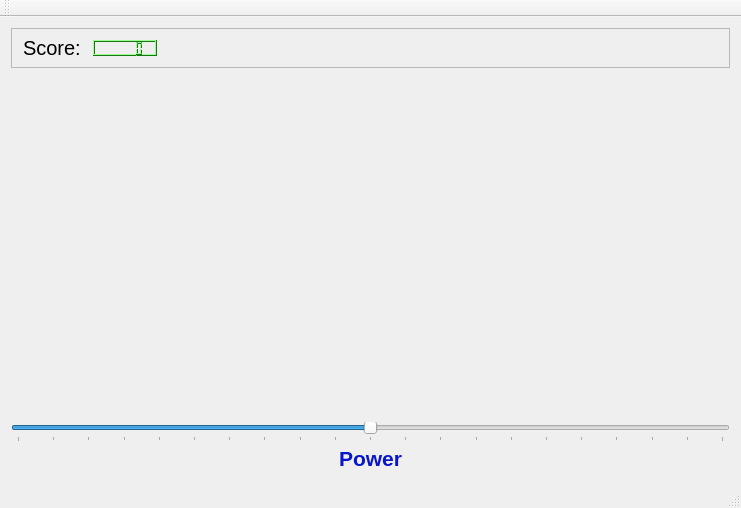
<?xml version="1.0" encoding="UTF-8"?>
<ui version="4.0">
 <class>MainWindow</class>
 <widget class="QMainWindow" name="MainWindow">
  <property name="geometry">
   <rect>
    <x>0</x>
    <y>0</y>
    <width>741</width>
    <height>508</height>
   </rect>
  </property>
  <property name="font">
   <font>
    <pointsize>15</pointsize>
   </font>
  </property>
  <property name="windowTitle">
   <string>MainWindow</string>
  </property>
  <widget class="QWidget" name="centralWidget">
   <layout class="QVBoxLayout" name="verticalLayout">
    <item>
     <widget class="QFrame" name="frame">
      <property name="maximumSize">
       <size>
        <width>16777215</width>
        <height>40</height>
       </size>
      </property>
      <property name="frameShape">
       <enum>QFrame::StyledPanel</enum>
      </property>
      <property name="frameShadow">
       <enum>QFrame::Raised</enum>
      </property>
      <layout class="QHBoxLayout" name="horizontalLayout">
       <item>
        <widget class="QLabel" name="scoreLabel">
         <property name="text">
          <string>Score: </string>
         </property>
        </widget>
       </item>
       <item>
        <widget class="QLCDNumber" name="scoreLCD">
         <property name="palette">
          <palette>
           <active>
            <colorrole role="WindowText">
             <brush brushstyle="SolidPattern">
              <color alpha="255">
               <red>0</red>
               <green>0</green>
               <blue>0</blue>
              </color>
             </brush>
            </colorrole>
            <colorrole role="Button">
             <brush brushstyle="SolidPattern">
              <color alpha="255">
               <red>49</red>
               <green>242</green>
               <blue>36</blue>
              </color>
             </brush>
            </colorrole>
            <colorrole role="Light">
             <brush brushstyle="SolidPattern">
              <color alpha="255">
               <red>153</red>
               <green>255</green>
               <blue>146</blue>
              </color>
             </brush>
            </colorrole>
            <colorrole role="Midlight">
             <brush brushstyle="SolidPattern">
              <color alpha="255">
               <red>101</red>
               <green>248</green>
               <blue>91</blue>
              </color>
             </brush>
            </colorrole>
            <colorrole role="Dark">
             <brush brushstyle="SolidPattern">
              <color alpha="255">
               <red>24</red>
               <green>121</green>
               <blue>18</blue>
              </color>
             </brush>
            </colorrole>
            <colorrole role="Mid">
             <brush brushstyle="SolidPattern">
              <color alpha="255">
               <red>32</red>
               <green>161</green>
               <blue>24</blue>
              </color>
             </brush>
            </colorrole>
            <colorrole role="Text">
             <brush brushstyle="SolidPattern">
              <color alpha="255">
               <red>0</red>
               <green>0</green>
               <blue>0</blue>
              </color>
             </brush>
            </colorrole>
            <colorrole role="BrightText">
             <brush brushstyle="SolidPattern">
              <color alpha="255">
               <red>255</red>
               <green>255</green>
               <blue>255</blue>
              </color>
             </brush>
            </colorrole>
            <colorrole role="ButtonText">
             <brush brushstyle="SolidPattern">
              <color alpha="255">
               <red>0</red>
               <green>0</green>
               <blue>0</blue>
              </color>
             </brush>
            </colorrole>
            <colorrole role="Base">
             <brush brushstyle="SolidPattern">
              <color alpha="255">
               <red>255</red>
               <green>255</green>
               <blue>255</blue>
              </color>
             </brush>
            </colorrole>
            <colorrole role="Window">
             <brush brushstyle="SolidPattern">
              <color alpha="255">
               <red>49</red>
               <green>242</green>
               <blue>36</blue>
              </color>
             </brush>
            </colorrole>
            <colorrole role="Shadow">
             <brush brushstyle="SolidPattern">
              <color alpha="255">
               <red>0</red>
               <green>0</green>
               <blue>0</blue>
              </color>
             </brush>
            </colorrole>
            <colorrole role="AlternateBase">
             <brush brushstyle="SolidPattern">
              <color alpha="255">
               <red>152</red>
               <green>248</green>
               <blue>145</blue>
              </color>
             </brush>
            </colorrole>
            <colorrole role="ToolTipBase">
             <brush brushstyle="SolidPattern">
              <color alpha="255">
               <red>255</red>
               <green>255</green>
               <blue>220</blue>
              </color>
             </brush>
            </colorrole>
            <colorrole role="ToolTipText">
             <brush brushstyle="SolidPattern">
              <color alpha="255">
               <red>0</red>
               <green>0</green>
               <blue>0</blue>
              </color>
             </brush>
            </colorrole>
           </active>
           <inactive>
            <colorrole role="WindowText">
             <brush brushstyle="SolidPattern">
              <color alpha="255">
               <red>0</red>
               <green>0</green>
               <blue>0</blue>
              </color>
             </brush>
            </colorrole>
            <colorrole role="Button">
             <brush brushstyle="SolidPattern">
              <color alpha="255">
               <red>49</red>
               <green>242</green>
               <blue>36</blue>
              </color>
             </brush>
            </colorrole>
            <colorrole role="Light">
             <brush brushstyle="SolidPattern">
              <color alpha="255">
               <red>153</red>
               <green>255</green>
               <blue>146</blue>
              </color>
             </brush>
            </colorrole>
            <colorrole role="Midlight">
             <brush brushstyle="SolidPattern">
              <color alpha="255">
               <red>101</red>
               <green>248</green>
               <blue>91</blue>
              </color>
             </brush>
            </colorrole>
            <colorrole role="Dark">
             <brush brushstyle="SolidPattern">
              <color alpha="255">
               <red>24</red>
               <green>121</green>
               <blue>18</blue>
              </color>
             </brush>
            </colorrole>
            <colorrole role="Mid">
             <brush brushstyle="SolidPattern">
              <color alpha="255">
               <red>32</red>
               <green>161</green>
               <blue>24</blue>
              </color>
             </brush>
            </colorrole>
            <colorrole role="Text">
             <brush brushstyle="SolidPattern">
              <color alpha="255">
               <red>0</red>
               <green>0</green>
               <blue>0</blue>
              </color>
             </brush>
            </colorrole>
            <colorrole role="BrightText">
             <brush brushstyle="SolidPattern">
              <color alpha="255">
               <red>255</red>
               <green>255</green>
               <blue>255</blue>
              </color>
             </brush>
            </colorrole>
            <colorrole role="ButtonText">
             <brush brushstyle="SolidPattern">
              <color alpha="255">
               <red>0</red>
               <green>0</green>
               <blue>0</blue>
              </color>
             </brush>
            </colorrole>
            <colorrole role="Base">
             <brush brushstyle="SolidPattern">
              <color alpha="255">
               <red>255</red>
               <green>255</green>
               <blue>255</blue>
              </color>
             </brush>
            </colorrole>
            <colorrole role="Window">
             <brush brushstyle="SolidPattern">
              <color alpha="255">
               <red>49</red>
               <green>242</green>
               <blue>36</blue>
              </color>
             </brush>
            </colorrole>
            <colorrole role="Shadow">
             <brush brushstyle="SolidPattern">
              <color alpha="255">
               <red>0</red>
               <green>0</green>
               <blue>0</blue>
              </color>
             </brush>
            </colorrole>
            <colorrole role="AlternateBase">
             <brush brushstyle="SolidPattern">
              <color alpha="255">
               <red>152</red>
               <green>248</green>
               <blue>145</blue>
              </color>
             </brush>
            </colorrole>
            <colorrole role="ToolTipBase">
             <brush brushstyle="SolidPattern">
              <color alpha="255">
               <red>255</red>
               <green>255</green>
               <blue>220</blue>
              </color>
             </brush>
            </colorrole>
            <colorrole role="ToolTipText">
             <brush brushstyle="SolidPattern">
              <color alpha="255">
               <red>0</red>
               <green>0</green>
               <blue>0</blue>
              </color>
             </brush>
            </colorrole>
           </inactive>
           <disabled>
            <colorrole role="WindowText">
             <brush brushstyle="SolidPattern">
              <color alpha="255">
               <red>24</red>
               <green>121</green>
               <blue>18</blue>
              </color>
             </brush>
            </colorrole>
            <colorrole role="Button">
             <brush brushstyle="SolidPattern">
              <color alpha="255">
               <red>49</red>
               <green>242</green>
               <blue>36</blue>
              </color>
             </brush>
            </colorrole>
            <colorrole role="Light">
             <brush brushstyle="SolidPattern">
              <color alpha="255">
               <red>153</red>
               <green>255</green>
               <blue>146</blue>
              </color>
             </brush>
            </colorrole>
            <colorrole role="Midlight">
             <brush brushstyle="SolidPattern">
              <color alpha="255">
               <red>101</red>
               <green>248</green>
               <blue>91</blue>
              </color>
             </brush>
            </colorrole>
            <colorrole role="Dark">
             <brush brushstyle="SolidPattern">
              <color alpha="255">
               <red>24</red>
               <green>121</green>
               <blue>18</blue>
              </color>
             </brush>
            </colorrole>
            <colorrole role="Mid">
             <brush brushstyle="SolidPattern">
              <color alpha="255">
               <red>32</red>
               <green>161</green>
               <blue>24</blue>
              </color>
             </brush>
            </colorrole>
            <colorrole role="Text">
             <brush brushstyle="SolidPattern">
              <color alpha="255">
               <red>24</red>
               <green>121</green>
               <blue>18</blue>
              </color>
             </brush>
            </colorrole>
            <colorrole role="BrightText">
             <brush brushstyle="SolidPattern">
              <color alpha="255">
               <red>255</red>
               <green>255</green>
               <blue>255</blue>
              </color>
             </brush>
            </colorrole>
            <colorrole role="ButtonText">
             <brush brushstyle="SolidPattern">
              <color alpha="255">
               <red>24</red>
               <green>121</green>
               <blue>18</blue>
              </color>
             </brush>
            </colorrole>
            <colorrole role="Base">
             <brush brushstyle="SolidPattern">
              <color alpha="255">
               <red>49</red>
               <green>242</green>
               <blue>36</blue>
              </color>
             </brush>
            </colorrole>
            <colorrole role="Window">
             <brush brushstyle="SolidPattern">
              <color alpha="255">
               <red>49</red>
               <green>242</green>
               <blue>36</blue>
              </color>
             </brush>
            </colorrole>
            <colorrole role="Shadow">
             <brush brushstyle="SolidPattern">
              <color alpha="255">
               <red>0</red>
               <green>0</green>
               <blue>0</blue>
              </color>
             </brush>
            </colorrole>
            <colorrole role="AlternateBase">
             <brush brushstyle="SolidPattern">
              <color alpha="255">
               <red>49</red>
               <green>242</green>
               <blue>36</blue>
              </color>
             </brush>
            </colorrole>
            <colorrole role="ToolTipBase">
             <brush brushstyle="SolidPattern">
              <color alpha="255">
               <red>255</red>
               <green>255</green>
               <blue>220</blue>
              </color>
             </brush>
            </colorrole>
            <colorrole role="ToolTipText">
             <brush brushstyle="SolidPattern">
              <color alpha="255">
               <red>0</red>
               <green>0</green>
               <blue>0</blue>
              </color>
             </brush>
            </colorrole>
           </disabled>
          </palette>
         </property>
         <property name="font">
          <font>
           <pointsize>17</pointsize>
           <weight>75</weight>
           <bold>true</bold>
          </font>
         </property>
         <property name="lineWidth">
          <number>1</number>
         </property>
         <property name="midLineWidth">
          <number>0</number>
         </property>
        </widget>
       </item>
       <item>
        <spacer name="horizontalSpacer">
         <property name="orientation">
          <enum>Qt::Horizontal</enum>
         </property>
         <property name="sizeHint" stdset="0">
          <size>
           <width>40</width>
           <height>20</height>
          </size>
         </property>
        </spacer>
       </item>
      </layout>
     </widget>
    </item>
    <item>
     <widget class="Widget" name="widget" native="true">
      <property name="autoFillBackground">
       <bool>false</bool>
      </property>
      <zorder>cannonPowerSlider</zorder>
     </widget>
    </item>
    <item>
     <widget class="QSlider" name="cannonPowerSlider">
      <property name="focusPolicy">
       <enum>Qt::NoFocus</enum>
      </property>
      <property name="accessibleName">
       <string/>
      </property>
      <property name="maximum">
       <number>200</number>
      </property>
      <property name="singleStep">
       <number>1</number>
      </property>
      <property name="value">
       <number>100</number>
      </property>
      <property name="orientation">
       <enum>Qt::Horizontal</enum>
      </property>
      <property name="invertedAppearance">
       <bool>false</bool>
      </property>
      <property name="tickPosition">
       <enum>QSlider::TicksBelow</enum>
      </property>
      <property name="tickInterval">
       <number>10</number>
      </property>
     </widget>
    </item>
    <item>
     <widget class="QLabel" name="powerLabel">
      <property name="maximumSize">
       <size>
        <width>16777215</width>
        <height>20</height>
       </size>
      </property>
      <property name="palette">
       <palette>
        <active>
         <colorrole role="WindowText">
          <brush brushstyle="SolidPattern">
           <color alpha="255">
            <red>7</red>
            <green>21</green>
            <blue>203</blue>
           </color>
          </brush>
         </colorrole>
         <colorrole role="Button">
          <brush brushstyle="SolidPattern">
           <color alpha="255">
            <red>41</red>
            <green>22</green>
            <blue>242</blue>
           </color>
          </brush>
         </colorrole>
         <colorrole role="Light">
          <brush brushstyle="SolidPattern">
           <color alpha="255">
            <red>142</red>
            <green>131</green>
            <blue>255</blue>
           </color>
          </brush>
         </colorrole>
         <colorrole role="Midlight">
          <brush brushstyle="SolidPattern">
           <color alpha="255">
            <red>91</red>
            <green>76</green>
            <blue>248</blue>
           </color>
          </brush>
         </colorrole>
         <colorrole role="Dark">
          <brush brushstyle="SolidPattern">
           <color alpha="255">
            <red>20</red>
            <green>11</green>
            <blue>121</blue>
           </color>
          </brush>
         </colorrole>
         <colorrole role="Mid">
          <brush brushstyle="SolidPattern">
           <color alpha="255">
            <red>27</red>
            <green>14</green>
            <blue>161</blue>
           </color>
          </brush>
         </colorrole>
         <colorrole role="Text">
          <brush brushstyle="SolidPattern">
           <color alpha="255">
            <red>32</red>
            <green>12</green>
            <blue>255</blue>
           </color>
          </brush>
         </colorrole>
         <colorrole role="BrightText">
          <brush brushstyle="SolidPattern">
           <color alpha="255">
            <red>255</red>
            <green>255</green>
            <blue>255</blue>
           </color>
          </brush>
         </colorrole>
         <colorrole role="ButtonText">
          <brush brushstyle="SolidPattern">
           <color alpha="255">
            <red>0</red>
            <green>0</green>
            <blue>0</blue>
           </color>
          </brush>
         </colorrole>
         <colorrole role="Base">
          <brush brushstyle="SolidPattern">
           <color alpha="255">
            <red>255</red>
            <green>255</green>
            <blue>255</blue>
           </color>
          </brush>
         </colorrole>
         <colorrole role="Window">
          <brush brushstyle="SolidPattern">
           <color alpha="255">
            <red>41</red>
            <green>22</green>
            <blue>242</blue>
           </color>
          </brush>
         </colorrole>
         <colorrole role="Shadow">
          <brush brushstyle="SolidPattern">
           <color alpha="255">
            <red>0</red>
            <green>0</green>
            <blue>0</blue>
           </color>
          </brush>
         </colorrole>
         <colorrole role="AlternateBase">
          <brush brushstyle="SolidPattern">
           <color alpha="255">
            <red>148</red>
            <green>138</green>
            <blue>248</blue>
           </color>
          </brush>
         </colorrole>
         <colorrole role="ToolTipBase">
          <brush brushstyle="SolidPattern">
           <color alpha="255">
            <red>255</red>
            <green>255</green>
            <blue>220</blue>
           </color>
          </brush>
         </colorrole>
         <colorrole role="ToolTipText">
          <brush brushstyle="SolidPattern">
           <color alpha="255">
            <red>0</red>
            <green>0</green>
            <blue>0</blue>
           </color>
          </brush>
         </colorrole>
        </active>
        <inactive>
         <colorrole role="WindowText">
          <brush brushstyle="SolidPattern">
           <color alpha="255">
            <red>7</red>
            <green>21</green>
            <blue>203</blue>
           </color>
          </brush>
         </colorrole>
         <colorrole role="Button">
          <brush brushstyle="SolidPattern">
           <color alpha="255">
            <red>41</red>
            <green>22</green>
            <blue>242</blue>
           </color>
          </brush>
         </colorrole>
         <colorrole role="Light">
          <brush brushstyle="SolidPattern">
           <color alpha="255">
            <red>142</red>
            <green>131</green>
            <blue>255</blue>
           </color>
          </brush>
         </colorrole>
         <colorrole role="Midlight">
          <brush brushstyle="SolidPattern">
           <color alpha="255">
            <red>91</red>
            <green>76</green>
            <blue>248</blue>
           </color>
          </brush>
         </colorrole>
         <colorrole role="Dark">
          <brush brushstyle="SolidPattern">
           <color alpha="255">
            <red>20</red>
            <green>11</green>
            <blue>121</blue>
           </color>
          </brush>
         </colorrole>
         <colorrole role="Mid">
          <brush brushstyle="SolidPattern">
           <color alpha="255">
            <red>27</red>
            <green>14</green>
            <blue>161</blue>
           </color>
          </brush>
         </colorrole>
         <colorrole role="Text">
          <brush brushstyle="SolidPattern">
           <color alpha="255">
            <red>32</red>
            <green>12</green>
            <blue>255</blue>
           </color>
          </brush>
         </colorrole>
         <colorrole role="BrightText">
          <brush brushstyle="SolidPattern">
           <color alpha="255">
            <red>255</red>
            <green>255</green>
            <blue>255</blue>
           </color>
          </brush>
         </colorrole>
         <colorrole role="ButtonText">
          <brush brushstyle="SolidPattern">
           <color alpha="255">
            <red>0</red>
            <green>0</green>
            <blue>0</blue>
           </color>
          </brush>
         </colorrole>
         <colorrole role="Base">
          <brush brushstyle="SolidPattern">
           <color alpha="255">
            <red>255</red>
            <green>255</green>
            <blue>255</blue>
           </color>
          </brush>
         </colorrole>
         <colorrole role="Window">
          <brush brushstyle="SolidPattern">
           <color alpha="255">
            <red>41</red>
            <green>22</green>
            <blue>242</blue>
           </color>
          </brush>
         </colorrole>
         <colorrole role="Shadow">
          <brush brushstyle="SolidPattern">
           <color alpha="255">
            <red>0</red>
            <green>0</green>
            <blue>0</blue>
           </color>
          </brush>
         </colorrole>
         <colorrole role="AlternateBase">
          <brush brushstyle="SolidPattern">
           <color alpha="255">
            <red>148</red>
            <green>138</green>
            <blue>248</blue>
           </color>
          </brush>
         </colorrole>
         <colorrole role="ToolTipBase">
          <brush brushstyle="SolidPattern">
           <color alpha="255">
            <red>255</red>
            <green>255</green>
            <blue>220</blue>
           </color>
          </brush>
         </colorrole>
         <colorrole role="ToolTipText">
          <brush brushstyle="SolidPattern">
           <color alpha="255">
            <red>0</red>
            <green>0</green>
            <blue>0</blue>
           </color>
          </brush>
         </colorrole>
        </inactive>
        <disabled>
         <colorrole role="WindowText">
          <brush brushstyle="SolidPattern">
           <color alpha="255">
            <red>20</red>
            <green>11</green>
            <blue>121</blue>
           </color>
          </brush>
         </colorrole>
         <colorrole role="Button">
          <brush brushstyle="SolidPattern">
           <color alpha="255">
            <red>41</red>
            <green>22</green>
            <blue>242</blue>
           </color>
          </brush>
         </colorrole>
         <colorrole role="Light">
          <brush brushstyle="SolidPattern">
           <color alpha="255">
            <red>142</red>
            <green>131</green>
            <blue>255</blue>
           </color>
          </brush>
         </colorrole>
         <colorrole role="Midlight">
          <brush brushstyle="SolidPattern">
           <color alpha="255">
            <red>91</red>
            <green>76</green>
            <blue>248</blue>
           </color>
          </brush>
         </colorrole>
         <colorrole role="Dark">
          <brush brushstyle="SolidPattern">
           <color alpha="255">
            <red>20</red>
            <green>11</green>
            <blue>121</blue>
           </color>
          </brush>
         </colorrole>
         <colorrole role="Mid">
          <brush brushstyle="SolidPattern">
           <color alpha="255">
            <red>27</red>
            <green>14</green>
            <blue>161</blue>
           </color>
          </brush>
         </colorrole>
         <colorrole role="Text">
          <brush brushstyle="SolidPattern">
           <color alpha="255">
            <red>20</red>
            <green>11</green>
            <blue>121</blue>
           </color>
          </brush>
         </colorrole>
         <colorrole role="BrightText">
          <brush brushstyle="SolidPattern">
           <color alpha="255">
            <red>255</red>
            <green>255</green>
            <blue>255</blue>
           </color>
          </brush>
         </colorrole>
         <colorrole role="ButtonText">
          <brush brushstyle="SolidPattern">
           <color alpha="255">
            <red>20</red>
            <green>11</green>
            <blue>121</blue>
           </color>
          </brush>
         </colorrole>
         <colorrole role="Base">
          <brush brushstyle="SolidPattern">
           <color alpha="255">
            <red>41</red>
            <green>22</green>
            <blue>242</blue>
           </color>
          </brush>
         </colorrole>
         <colorrole role="Window">
          <brush brushstyle="SolidPattern">
           <color alpha="255">
            <red>41</red>
            <green>22</green>
            <blue>242</blue>
           </color>
          </brush>
         </colorrole>
         <colorrole role="Shadow">
          <brush brushstyle="SolidPattern">
           <color alpha="255">
            <red>0</red>
            <green>0</green>
            <blue>0</blue>
           </color>
          </brush>
         </colorrole>
         <colorrole role="AlternateBase">
          <brush brushstyle="SolidPattern">
           <color alpha="255">
            <red>41</red>
            <green>22</green>
            <blue>242</blue>
           </color>
          </brush>
         </colorrole>
         <colorrole role="ToolTipBase">
          <brush brushstyle="SolidPattern">
           <color alpha="255">
            <red>255</red>
            <green>255</green>
            <blue>220</blue>
           </color>
          </brush>
         </colorrole>
         <colorrole role="ToolTipText">
          <brush brushstyle="SolidPattern">
           <color alpha="255">
            <red>0</red>
            <green>0</green>
            <blue>0</blue>
           </color>
          </brush>
         </colorrole>
        </disabled>
       </palette>
      </property>
      <property name="font">
       <font>
        <pointsize>16</pointsize>
        <weight>75</weight>
        <bold>true</bold>
       </font>
      </property>
      <property name="text">
       <string>Power</string>
      </property>
      <property name="alignment">
       <set>Qt::AlignCenter</set>
      </property>
     </widget>
    </item>
   </layout>
  </widget>
  <widget class="QMenuBar" name="menuBar">
   <property name="geometry">
    <rect>
     <x>0</x>
     <y>0</y>
     <width>741</width>
     <height>32</height>
    </rect>
   </property>
  </widget>
  <widget class="QToolBar" name="mainToolBar">
   <attribute name="toolBarArea">
    <enum>TopToolBarArea</enum>
   </attribute>
   <attribute name="toolBarBreak">
    <bool>false</bool>
   </attribute>
  </widget>
  <widget class="QStatusBar" name="statusBar"/>
 </widget>
 <layoutdefault spacing="6" margin="11"/>
 <customwidgets>
  <customwidget>
   <class>Widget</class>
   <extends>QWidget</extends>
   <header>widget.h</header>
   <container>1</container>
  </customwidget>
 </customwidgets>
 <resources/>
 <connections/>
</ui>
